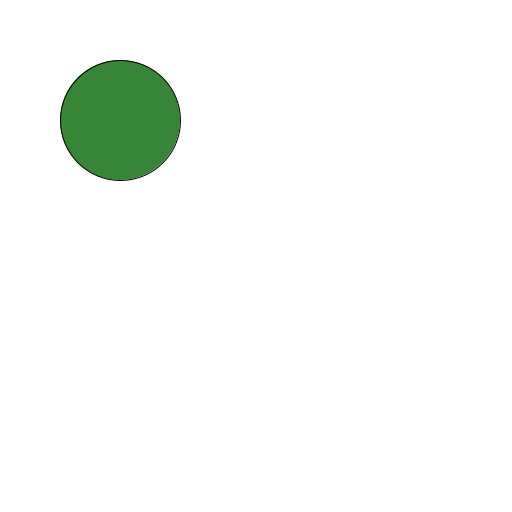
Frame 1 (no input)
Frame 60 (the mouse pressed at the canvas centre just before this capture): identical to frame 1, image omitted
Frame 120 (the mouse held since frame 60 and released just before this capture): identical to frame 1, image omitted

The Processing sketch that drew this single still picture (run headless with seeded random() and noise(); from frame 60 on, the mouse is pressed at the canvas centre):

// Processing sketch: test
// ── test.pde
void setup() {
  size(512, 512);
}

void draw() {
  background(255);

  fill(0, 100, 0, 200);
  ellipse(120,120,120,120);
}
